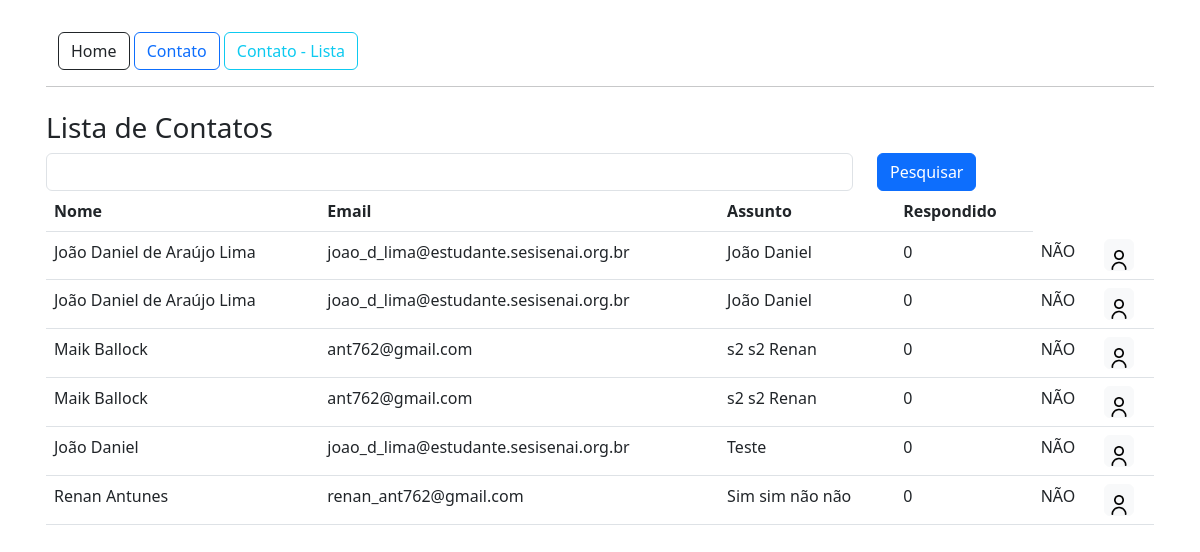
Page /contato/lista/ on the committed database.
### app/models.py (models this page shows)
class Contato (db.Model):
    id = db.Column (db.Integer, primary_key = True)
    data_envio = db.Column (db.DateTime, default = datetime.now())
    nome = db.Column (db.String, nullable = True)
    email = db.Column (db.String, nullable = True)
    assunto = db.Column (db.String, nullable = True)
    mensagem = db.Column (db.String, nullable = True)
    respondido = db.Column (db.Integer, default = 0)

### app/view.py (the view)
@app.route('/contato/lista/', methods=['GET','POST'])
def contatoLista():
    if request.method=='GET':
        pesquisa=request.args.get('pesquisa','')
    dados = Contato.query.order_by()
    if pesquisa != '':
        dados = dados.filter_by(nome=pesquisa)
    context={'dados': dados.all()}
    return render_template('contatoLista.html',context=context)

### app/templates/contatoLista.html
{% extends 'base.html' %}
{% block content %}
<div class="container p-3">
    {% include 'nave.html' %}
    <hr>
    <div class="row mt-4">
        <h3>Lista de Contatos</h3>
        <form method="get" class="row">
            <div class="col-9">
                <input type="text" name="pesquisa" class="form-control">
            </div>
            <div class="col-3">
                <button type="submit" class="btn btn-primary">Pesquisar</button>
            </div>
        </form>
    </div>
    <div class="col-12">
        <table class="table">
            <thead>
                <tr>
                    <th>Nome</th>
                    <th>Email</th>
                    <th>Assunto</th>
                    <th>Respondido</th>
                </tr>
            </thead>
            <tbody>
                {%for linha in context['dados']%}
                <tr>
                    <td>{{linha.nome}}</td>
                    <td>{{linha.email}}</td>
                    <td>{{linha.assunto}}</td>
                    <td>{{linha.respondido}}</td>
                    <td>
                        {% if linha.respondido == 1%}
                        SIM
                        {% else %}
                        NÃO
                        {% endif %}
                    </td>
                    <td><a href="{{url_for('contatoDetail', id=linha.id)}}" class="btn btn-light px-1 pb-0 -t-0"><img
                                src="{{url_for('static', filename='img/do-utilizador.png')}}" style="width: 20px;"> </a>
                    </td>
                </tr>
                {% endfor %}
            </tbody>
        </table>
    </div>
</div>
{% endblock %}

### app/templates/base.html (shortened to what this page needs)
<!DOCTYPE html>
<html lang="en">
<head>
    <link rel="stylesheet" href="https://cdn.jsdelivr.net/npm/bootstrap@5.3.0/dist/css/bootstrap.min.css" />
</head>
<body>
    <section class="container-fluid mt-2">
        {% block content %} {% endblock %}
    </section>
</body>
</html>

### app/templates/nave.html
{% extends 'base.html' %}
{% block content %}
<a href="/" class="btn btn-outline-dark"> Home </a>
<a href="{{url_for ('contato')}}" class="btn btn-outline-primary"> Contato </a>
<a href="{{url_for ('contatoLista')}}" class="btn btn-outline-info"> Contato - Lista </a>
{% endblock %}

### rows in the picture
Contato: nome "João Daniel de Araújo Lima", email "joao_d_lima@estudante.sesisenai.org.br", assunto "João Daniel", respondido "0", shows "NÃO"
Contato: nome "João Daniel de Araújo Lima", email "joao_d_lima@estudante.sesisenai.org.br", assunto "João Daniel", respondido "0", shows "NÃO"
Contato: nome "Maik Ballock", email "ant762@gmail.com", assunto "s2 s2 Renan", respondido "0", shows "NÃO"
Contato: nome "Maik Ballock", email "ant762@gmail.com", assunto "s2 s2 Renan", respondido "0", shows "NÃO"
Contato: nome "João Daniel", email "joao_d_lima@estudante.sesisenai.org.br", assunto "Teste", respondido "0", shows "NÃO"
Contato: nome "Renan Antunes", email "renan_ant762@gmail.com", assunto "Sim sim não não", respondido "0", shows "NÃO"
